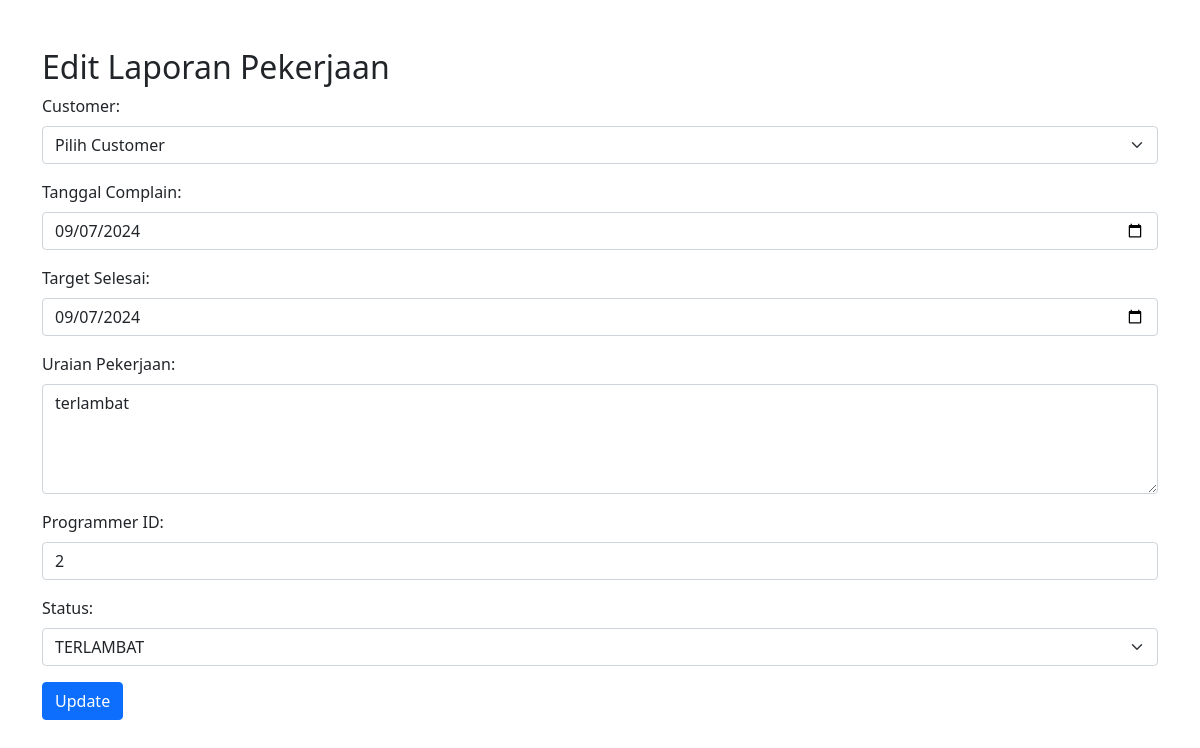
Screenshot of /edit.php?id=46 with the database file from the repository.
### tables this page shows
CREATE TABLE `t_log` (
  `id` int(11) NOT NULL,
  `tgl_complain` date NOT NULL,
  `target_selesai` date NOT NULL,
  `uraian` text DEFAULT NULL,
  `user_id` int(11) NOT NULL,
  `tgl_input` date DEFAULT NULL,
  `status` enum('TEPAT WAKTU','TERLAMBAT','','') DEFAULT NULL,
  `name` varchar(100) DEFAULT NULL
);

### edit.php (the view, shortened to what this page needs)
<?php
$servername = "localhost";
$username = "root";
$password = "";
$dbname = "monitoring_pekerjaan";
$conn = new mysqli($servername, $username, $password, $dbname);
if (isset($_GET['id'])) {
    $id = intval($_GET['id']);
    $sql = "SELECT * FROM t_log WHERE id = ?";
    $stmt = $conn->prepare($sql);
    $stmt->bind_param("i", $id);
    $stmt->execute();
    $result = $stmt->get_result();
    $row = $result->fetch_assoc();
} else {
    header("Location: index.php");
    exit();
}
$sql_enum = "SHOW COLUMNS FROM t_log LIKE 'status'";
$result_enum = $conn->query($sql_enum);
$row_enum = $result_enum->fetch_assoc();
$enum_values = str_replace("'", "", substr($row_enum['Type'], 5, (strlen($row_enum['Type']) - 6)));
$enum_values_array = explode(',', $enum_values);
?>
<!DOCTYPE html>
<html lang="id">
<head>
    <link href="https://cdn.jsdelivr.net/npm/bootstrap@5.1.3/dist/css/bootstrap.min.css" rel="stylesheet">
</head>
<body>
    <div class="container mt-5">
        <h2>Edit Laporan Pekerjaan</h2>
        <form action="" method="POST">
            <div class="mb-3">
                <label for="customer_id" class="form-label">Customer:</label>
                <select id="customer_id" name="customer_id" class="form-select" required>
                    <option value="">Pilih Customer</option>
                </select>
            </div>
            <div class="mb-3">
                <label for="tgl_complain" class="form-label">Tanggal Complain:</label>
                <input type="date" id="tgl_complain" name="tgl_complain" class="form-control" value="<?php echo htmlspecialchars($row['tgl_complain']); ?>" required>
            </div>
            <div class="mb-3">
                <label for="target_selesai" class="form-label">Target Selesai:</label>
                <input type="date" id="target_selesai" name="target_selesai" class="form-control" value="<?php echo htmlspecialchars($row['target_selesai']); ?>" required>
            </div>
            <div class="mb-3">
                <label for="uraian" class="form-label">Uraian Pekerjaan:</label>
                <textarea id="uraian" name="uraian" class="form-control" rows="4" required><?php echo htmlspecialchars($row['uraian']); ?></textarea>
            </div>
            <div class="mb-3">
                <label for="user_id" class="form-label">Programmer ID:</label>
                <input type="number" id="user_id" name="user_id" class="form-control" value="<?php echo htmlspecialchars($row['user_id']); ?>" required>
            </div>
            <div class="mb-3">
                <label for="status" class="form-label">Status:</label>
                <select id="status" name="status" class="form-select" required>
                    <?php
                    foreach ($enum_values_array as $value) {
                        $selected = ($value == $row['status']) ? 'selected' : '';
                        echo "<option value='$value' $selected>$value</option>";
                    }
                    ?>
                </select>
            </div>
            <button type="submit" class="btn btn-primary">Update</button>
        </form>
    </div>
</body>
</html>

### rows the page displays
t_log: tgl_complain "09/07/2024", target_selesai "09/07/2024", uraian "terlambat", user_id "2"

### other values shown
form field status "TERLAMBAT"
